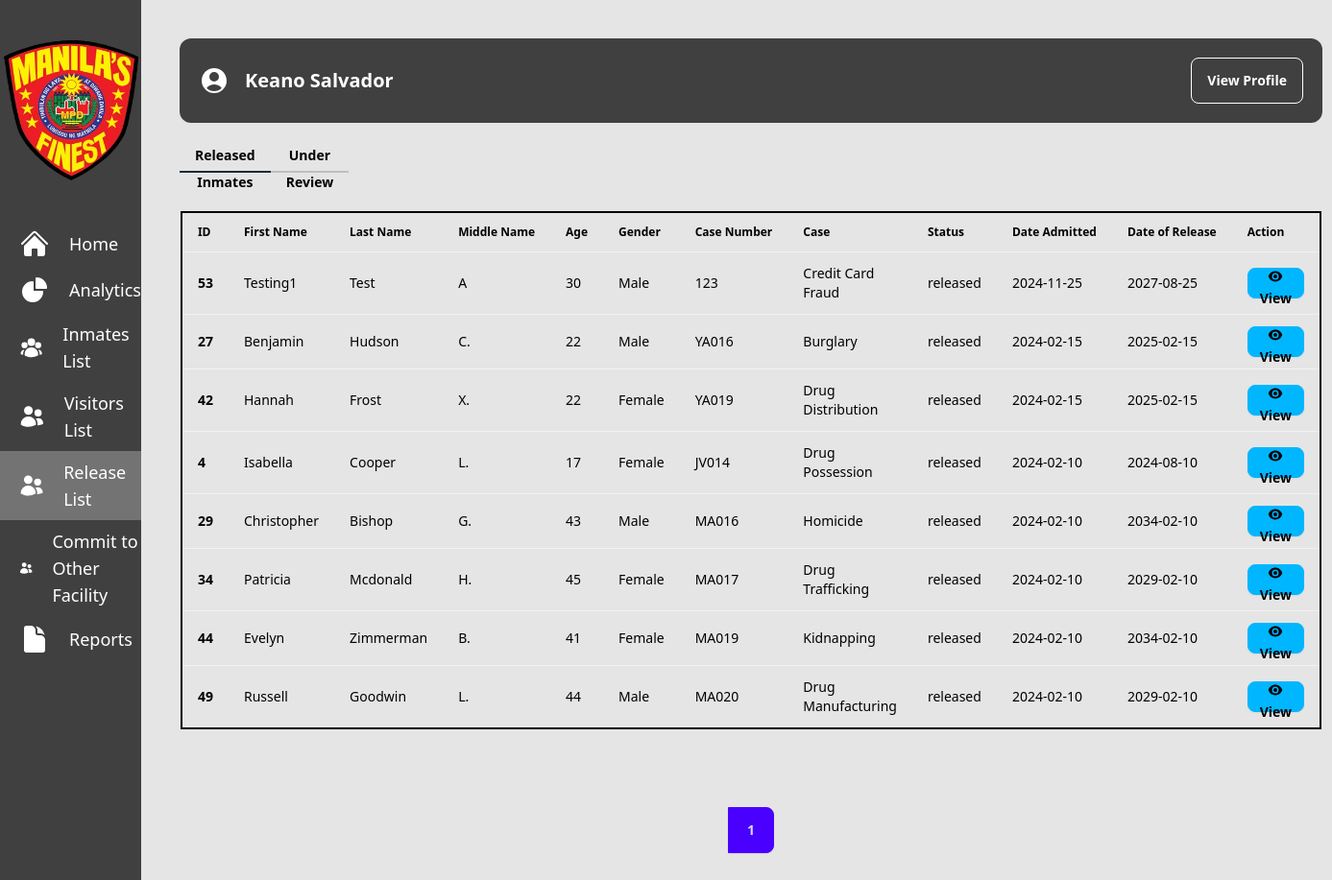
/release.php (signed in), run on the app's committed database.
### tables this page shows
CREATE TABLE `users` (
  `user_id` int(11) NOT NULL,
  `first_name` varchar(100) NOT NULL,
  `last_name` varchar(100) NOT NULL,
  `middle_name` varchar(100) DEFAULT NULL,
  `email` varchar(255) NOT NULL,
  `username` varchar(100) NOT NULL,
  `password_hashed` varchar(255) NOT NULL,
  `role` enum('Admin','User') NOT NULL,
  `verification_code` varchar(6) DEFAULT NULL,
  `status` enum('Pending','Verified','Suspended','Reviewing') DEFAULT 'Pending',
  `created_at` timestamp NOT NULL DEFAULT current_timestamp(),
  `updated_at` timestamp NOT NULL DEFAULT current_timestamp() ON UPDATE current_timestamp()
);

CREATE TABLE `inmates` (
  `id` bigint(20) UNSIGNED NOT NULL,
  `firstname` varchar(50) NOT NULL,
  `lastname` varchar(50) NOT NULL,
  `middlename` varchar(50) DEFAULT NULL,
  `gender` enum('Male','Female','Other') NOT NULL,
  `case_detail` text NOT NULL,
  `date_admitted` date DEFAULT NULL,
  `date_release` date DEFAULT NULL,
  `case_number` varchar(255) DEFAULT NULL,
  `image_path` varchar(255) DEFAULT NULL,
  `image_data_path` varchar(255) DEFAULT NULL,
  `verify_image` varchar(255) DEFAULT NULL,
  `status` enum('detained','released','reviewing','transferred') NOT NULL DEFAULT 'detained',
  `suffix` varchar(10) DEFAULT NULL,
  `birthday` date DEFAULT NULL,
  `emergency_contact` varchar(255) DEFAULT NULL,
  `arresting_officers` varchar(255) DEFAULT NULL,
  `ioc` varchar(255) DEFAULT NULL,
  `address` varchar(255) DEFAULT NULL,
  `date_time_arrested` datetime DEFAULT NULL
);

### release.php (the view, shortened to what this page needs)
<?php
require 'controllers/db_conn.php';
$username = $_SESSION['username'];
$stmt = $conn->prepare("SELECT * FROM users WHERE username = ?");
$stmt->bind_param("s", $username);
$stmt->execute();
$result = $stmt->get_result();
if ($result->num_rows > 0) {
    $user = $result->fetch_assoc();
} else {
    echo "No user found.";
    exit;
}
?>
<!DOCTYPE html>
<html lang="en">
<head>
    <link rel="stylesheet" href="node_modules/sweetalert2/dist/sweetalert2.min.css">
    <link rel="stylesheet" href="src/output.css">
</head>
<body class="bg-neutral-200">
    <div class="flex flex-row relative">
        <ul class="flex flex-col w-96 bg-neutral-700 text-white h-dvh sticky top-0">
            <img src="img/police-logo.png" alt="police-logo.png" class="my-10 self-center" style="width: 150px; height: 150px;">
            <li class="hover:bg-neutral-500">
                <a href="home.php" class="flex items-center pl-5 py-2">
                    <h1 class="pl-5 text-lg">Home</h1>
                </a>
            </li>
            <li class="dropdown">
                <div tabindex="0" role="button" class="hover:bg-neutral-500">
                    <div class="flex items-center pl-5 py-2">
                        <p class="pl-5 text-lg">Analytics</p>
                    </div>
                </div>
            </li>
            <li class="hover:bg-neutral-500 ">
                <a href="inmates.php" class="flex items-center pl-5 py-2">
                    <h1 class="pl-5 text-lg">Inmates List</h1>
                </a>
            </li>
            <li class="hover:bg-neutral-500">
                <a href="visitors.php" class="flex items-center pl-5 py-2">
                    <h1 class="pl-5 text-lg">Visitors List</h1>
               </a>
            </li>
            <li class="hover:bg-neutral-500">
                <a href="release.php" class="flex items-center pl-5 py-2 bg-neutral-500">
                    <h1 class="pl-5 text-lg">Release List</h1>
               </a>
            </li>
            <li class="hover:bg-neutral-500">
                <a href="transfered.php" class="flex items-center pl-5 py-2">
                    <h1 class="pl-5 text-lg">Commit to Other Facility</h1>
               </a>
            </li>
            <li class="hover:bg-neutral-500">
                <a href="reports.php" class="flex items-center pl-5 py-2">
                    <h1 class="pl-5 text-lg">Reports</h1>
                </a>
            </li>
        </ul>
        <div class="m-10 w-full">
            <div class="flex justify-between bg-neutral-700  p-5 rounded-xl mb-5">
                <div class="flex items-center gap-4 w-auto">
                    <h2 class="text-xl font-semibold text-white">
                        <?php echo htmlspecialchars($user['first_name'] . ' ' . $user['last_name']); ?>
                    </h2>
                </div>
                <div class="flex items-center gap-4">
                    <button class="btn btn-outline btn-neutral text-white" onclick="profile.showModal()">
                        View Profile
                    </button>
                </div>
            </div>
            <div class="text-black">
                <div role="tablist" class="tabs tabs-bordered">
                    <input type="radio" name="inmate_tabs" role="tab" class="tab text-black font-semibold" aria-label="Released Inmates" checked="checked" />
                    <div role="tabpanel" class="tab-content py-10">
                        <table class="table border-2 border-black">
                            <thead>
                                <tr class="text-black text-md">
                                    <th>ID</th>
                                    <th>First Name</th>
                                    <th>Last Name</th>
                                    <th>Middle Name</th>
                                    <th>Age</th>
                                    <th>Gender</th>
                                    <th>Case Number</th>
                                    <th>Case</th>
                                    <th>Status</th>
                                    <th>Date Admitted</th>
                                    <th>Date of Release</th>
                                    <th>Action</th>
                                </tr>
                            </thead>
                            <tbody>
                                <?php
                                $limit = 10;
                                $page = isset($_GET['page']) ? (int)$_GET['page'] : 1;
                                $start = ($page - 1) * $limit;
                                $total_results = $conn->query("SELECT COUNT(*) AS count FROM inmates WHERE status = 'released'")->fetch_assoc()['count'];
                                $total_pages = ceil($total_results / $limit);
                                $result = $conn->query("SELECT *, TIMESTAMPDIFF(YEAR, birthday, CURDATE()) AS age
                                                     FROM inmates
                                                     WHERE status = 'released'
                                                     ORDER BY date_admitted DESC
                                                     LIMIT $start, $limit");
                                if ($result->num_rows > 0) {
                                    while($row = $result->fetch_assoc()) {
                                        echo "<tr>";
                                        echo "<th>{$row['id']}</th>";
                                        echo "<td>{$row['firstname']}</td>";
                                        echo "<td>{$row['lastname']}</td>";
                                        echo "<td>{$row['middlename']}</td>";
                                        echo "<td>{$row['age']}</td>";
                                        echo "<td>{$row['gender']}</td>";
                                        echo "<td>{$row['case_number']}</td>";
                                        echo "<td>{$row['case_detail']}</td>";
                                        echo "<td>{$row['status']}</td>";
                                        echo "<td>{$row['date_admitted']}</td>";
                                        echo "<td>{$row['date_release']}</td>";
                                        echo "<td>
                                                <a href='view_inmate.php?id={$row['id']}' class='btn btn-info btn-sm'>
                                                    <svg xmlns='http://www.w3.org/2000/svg' viewBox='0 0 24 24' fill='currentColor' class='size-4'>
                                                        <path d='M12 15a3 3 0 1 0 0-6 3 3 0 0 0 0 6Z' />
                                                        <path fill-rule='evenodd' d='M1.323 11.447C2.811 6.976 7.028 3.75 12.001 3.75c4.97 0 9.185 3.223 10.675 7.69.12.362.12.752 0 1.113-1.487 4.471-5.705 7.697-10.677 7.697-4.97 0-9.186-3.223-10.675-7.69a1.762 1.762 0 0 1 0-1.113ZM17.25 12a5.25 5.25 0 1 1-10.5 0 5.25 5.25 0 0 1 10.5 0Z' clip-rule='evenodd' />
                                                    </svg>
                                                    View
                                                </a>
                                            </td>";
                                        echo "</tr>";
                                    }
                                } else {
                                    echo "<tr><td colspan='12'>No released inmates found.</td></tr>";
                                }
                                ?>
                            </tbody>
                        </table>
                    </div>
                    <input type="radio" name="inmate_tabs" role="tab" class="tab text-black font-semibold" aria-label="Under Review" />
                </div>
                <div class="flex justify-center">
                    <div class="join my-10">
                        <?php for ($i = 1; $i <= $total_pages; $i++): ?>
                            <input class="join-item btn btn-square hover:bg-neutral-400  <?= $page == $i ? 'bg-green-400 text-white' : 'bg-white text-black' ?>"
                                   type="radio"
                                   name="options"
                                   aria-label="<?= $i ?>"
                                   value="<?= $i ?>"
                                   <?= $page == $i ? 'checked="checked"' : '' ?>
                                   onchange="window.location.href='?page=<?= $i ?>'" />
                        <?php endfor; ?>
                    </div>
                </div>
            </div>
        </div>
</body>
</html>

### data on the page
users: first_name+last_name "Keano Salvador"
inmates: id "53", firstname "Testing1", lastname "Test", middlename "A", age "30", gender "Male", case_number "123", case_detail "Credit Card Fraud", status "released", date_admitted "2024-11-25", date_release "2027-08-25"
inmates: id "27", firstname "Benjamin", lastname "Hudson", middlename "C.", age "22", gender "Male", case_number "YA016", case_detail "Burglary", status "released", date_admitted "2024-02-15", date_release "2025-02-15"
inmates: id "42", firstname "Hannah", lastname "Frost", middlename "X.", age "22", gender "Female", case_number "YA019", case_detail "Drug Distribution", status "released", date_admitted "2024-02-15", date_release "2025-02-15"
inmates: id "4", firstname "Isabella", lastname "Cooper", middlename "L.", age "17", gender "Female", case_number "JV014", case_detail "Drug Possession", status "released", date_admitted "2024-02-10", date_release "2024-08-10"
inmates: id "29", firstname "Christopher", lastname "Bishop", middlename "G.", age "43", gender "Male", case_number "MA016", case_detail "Homicide", status "released", date_admitted "2024-02-10", date_release "2034-02-10"
inmates: id "34", firstname "Patricia", lastname "Mcdonald", middlename "H.", age "45", gender "Female", case_number "MA017", case_detail "Drug Trafficking", status "released", date_admitted "2024-02-10", date_release "2029-02-10"
inmates: id "44", firstname "Evelyn", lastname "Zimmerman", middlename "B.", age "41", gender "Female", case_number "MA019", case_detail "Kidnapping", status "released", date_admitted "2024-02-10", date_release "2034-02-10"
inmates: id "49", firstname "Russell", lastname "Goodwin", middlename "L.", age "44", gender "Male", case_number "MA020", case_detail "Drug Manufacturing", status "released", date_admitted "2024-02-10", date_release "2029-02-10"
